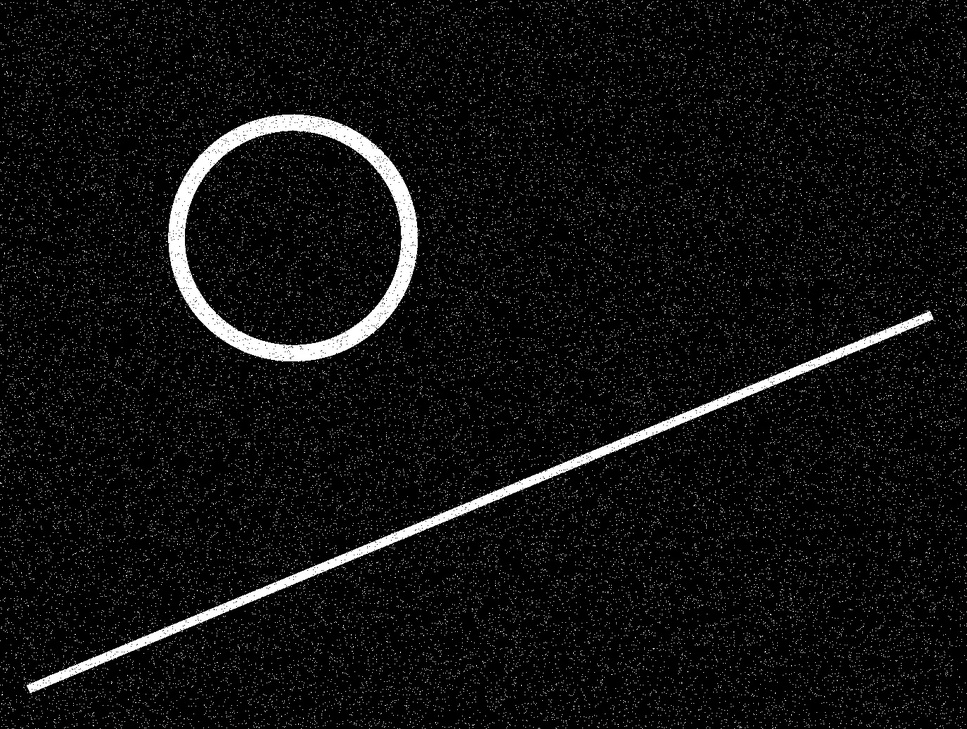
#> input picture Homework3/ex1_template/synthetic.jpg, 967 x 729 px, shrunk from 1375 x 1037 before the run
$ python hw3_ex1_StefanWeber.py
#> lines starting #> are read from the running program, lines starting #| are printed output that depends on the picture; after the words box and inside, x2 and y2 are one past the last pixel; in counts of white or black regions, pixels touching at a corner belong together
import sys
import matplotlib
matplotlib.rcParams['image.cmap'] = 'gray'
matplotlib.rcParams['image.interpolation'] = 'nearest'
import matplotlib.pyplot as plt
import numpy as np
from skimage import feature, color


##############################################################################
#                        Functions to complete                               #
##############################################################################


################
# EXERCISE 1.1 #
################


def edge_map(img, sigma = 3):
    # Returns the edge map of a given image.
    #
    # Inputs:
    #   img: image of shape (n, m, 3) or (n, m)
    #
    # Outputs:
    #   edges: the edge map of image

    img_tmp = color.rgb2gray(img)
    edges = feature.canny(img_tmp, sigma)

    return edges


################
# EXERCISE 1.2 #
################


def fit_line(points):
    # Fits a line y=m*x+c through two given points (x0,y0) and
    # (x1,y1). Returns the slope m and the y-intersect c of the line.
    #
    # Inputs:
    #   points: list with two 2D-points [[x0,y0], [x1,y1]]
    #           where x0,y0,x0,y1 are integers
    #
    # Outputs:
    #   m: the slope of the fitted line, integer
    #   c: the y-intersect of the fitted line, integers
    #
    # WARNING: vertical and horizontal lines should be treated differently
    #          here add some noise to avoid division by zero.
    #          You could use for example sys.float_info.epsilon


    if points[0,0]-points[1,0] == 0:
        m = (points[0,1]-points[1,1]) / (points[0,0]-points[1,0] + sys.float_info.epsilon)
    else:
         m = (points[0,1]-points[1,1]) / (points[0,0]-points[1,0])

    c = points[0,1] - m * points[0,0]


    return m, c


################
# EXERCISE 1.3 #
################


def point_to_line_dist(m, c, x0, y0):
    # Returns the minimal distance between a given
    #  point (x0,y0)and a line y=m*x+c.
    #
    # Inputs:
    #   x0, y0: the coordinates of the points
    #   m, c: slope and intersect of the line
    #
    # Outputs:
    #   dist: the minimal distance between the point and the line.

    dist = np.abs(m * x0 - y0 + c) / np.sqrt(m ** 2 + 1)

    return dist


##############################################################################
#                           Main script starts here                          #
##############################################################################

filename = 'synthetic.jpg'
#filename = 'bridge.jpg'
#filename = 'pool.jpg'
#filename = 'tennis.jpg'

image = plt.imread(filename)
#> image is the input picture: shape (729, 967); min 0, max 255, mean 16.4
edges = edge_map(image)
#> in edge_map, `edges = feature.canny(img_tmp, sigma)`:
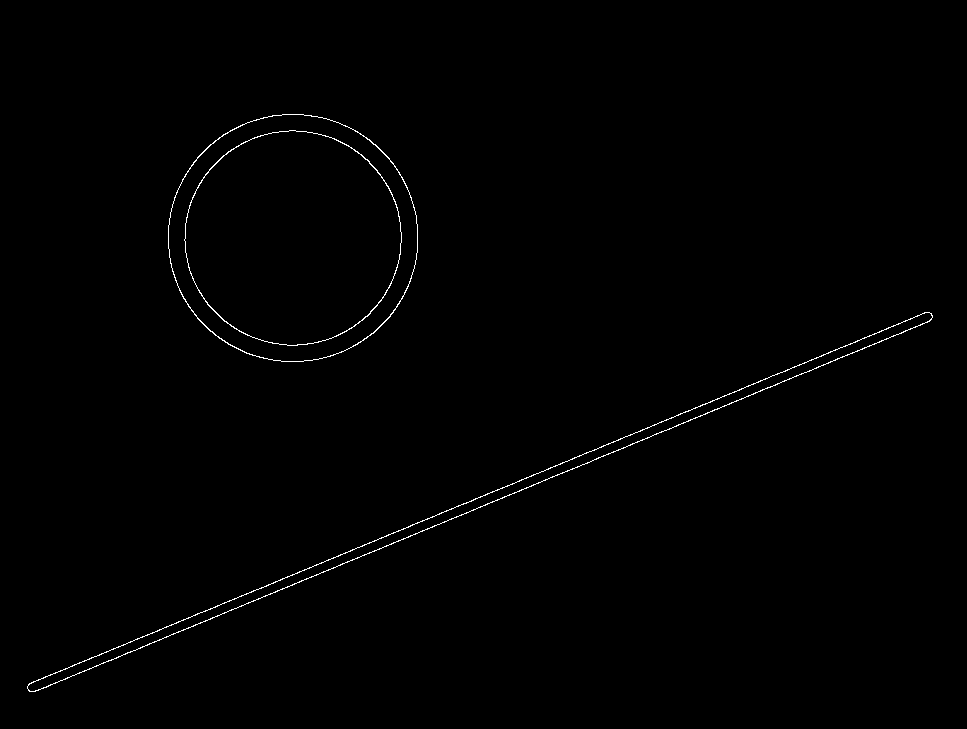
#> edges: shape (729, 967) bool; 0.55% white in thin lines or dots, all inside (x1, y1, x2, y2) = (27, 114, 933, 692)

plt.imshow(edges)
plt.title('edge map')
plt.show()

edge_pts = np.array(np.nonzero(edges), dtype=float).T
#> edge_pts = 3868 pairs, first value 114 to 691, second value 27 to 932
edge_pts_xy = edge_pts[:, ::-1]
#> edge_pts_xy = 3868 pairs, first value 27 to 932, second value 114 to 691

ransac_iterations = 500
ransac_threshold = 2
n_samples = 2

ratio = 0

# perform RANSAC iterations
for it in range(ransac_iterations):

    # this shows progress
    sys.stdout.write('\r')
    sys.stdout.write('iteration {}/{}'.format(it+1, ransac_iterations))
    sys.stdout.flush()

    all_indices = np.arange(edge_pts.shape[0])
    np.random.shuffle(all_indices)

    indices_1 = all_indices[:n_samples]
    indices_2 = all_indices[n_samples:]

    maybe_points = edge_pts_xy[indices_1, :]
    test_points = edge_pts_xy[indices_2, :]

    # find a line model for these points
    m, c = fit_line(maybe_points)

    x_list = []
    y_list = []
    num = 0

    # find distance to the model for all testing points
    for ind in range(test_points.shape[0]):

        x0 = test_points[ind, 0]
        y0 = test_points[ind, 1]

        # distance from point to the model
#> (the run stopped early here; a loop or call above may not have finished)
